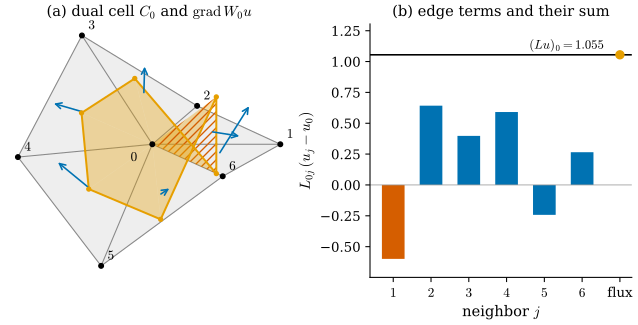

This chart was generated by the following Python code:
"""Figure 42.4.1: (L u)_i is the flux of the piecewise linear gradient out of the circumcentric dual cell (Section 42.4,
Proposition 42.4.1).

A planar star: center x_0 = (0, 0) and six neighbours; the triangles (0, 1, 2) and (0, 6, 1) have obtuse angles at x_2
and x_6 (115 and 127 degrees), so edge 01 is non-Delaunay (L_01 < 0) and the two pieces of the dual cell C_0 next to
edge 01 have negative signed area (hatched vermilion).
Values u = W_0 u with u_i = x_i^2 + 0.6 y_i (vertex values).
(a) the star (gray), the circumcentric dual cell C_0 (orange polygon through edge midpoints and circumcenters; the
    triangle pieces with negative signed area are hatched), and the gradient of W_0 u on every face (blue, scaled 0.25).
(b) the six edge terms L_0j (u_j - u_0) (bars; blue if L_0j > 0, vermilion if L_0j < 0) and their sum (L u)_0 (black
    line), compared with the flux computed segment by segment along the boundary of C_0 (orange dot).
Self-check: the sum of the segment fluxes (int over [m, c] of <grad u, n> with signed lengths) equals (L u)_0 to 1e-14,
the cell area equals dgdec.dual_areas(..., "circumcentric")[0].

Run from the project root:
``PYTHONPATH=tools python3 chapters/42-laplace-beltrami/figures/fig-42-4-1-dual-cell-flux.py``
"""

import dgdec as dd
import dgmesh as dm

import dgfig  # noqa: E402

dgfig.setup()

import matplotlib.pyplot as plt  # noqa: E402
import numpy as np  # noqa: E402
from matplotlib.patches import Polygon  # noqa: E402

col = dgfig.COLORS
nb = np.array([[1.0, 0.0], [0.35, 0.3], [-0.55, 0.85], [-1.05, -0.1], [-0.4, -0.95], [0.55, -0.25]])
V = np.c_[np.vstack([[0.0, 0.0], nb]), np.zeros(7)]
F = np.array([[0, k + 1, (k + 1) % 6 + 1] for k in range(6)])
assert np.all(dm.face_cross(V, F)[:, 2] > 0)
ang = dm.corner_angles(V, F)
assert ang[0, 2] > np.pi / 2 and ang[5, 1] > np.pi / 2   # obtuse at x_2 in (0, 1, 2) and at x_6 in (0, 6, 1)
assert dm.cotan_laplacian(V, F)[0, 1] < 0             # so edge 01 is non-Delaunay
u = V[:, 0] ** 2 + 0.6 * V[:, 1]
L = dm.cotan_laplacian(V, F)
C = dd.circumcenters(V, F)
J = np.array([[0.0, -1.0], [1.0, 0.0]])

# boundary of C_0 as the oriented chain sum_f [m_0j, c_f] + [c_f, m_0k]; flux of the constant face gradient
flux_total, pieces = 0.0, []
for f, (i, j, k) in enumerate(F):
    P = V[[i, j, k]][:, :2]
    g = dd.barycentric_gradients(V[[i, j, k]])[:, :2]
    grad = u[[i, j, k]] @ g
    mij, mik, c = 0.5 * (P[0] + P[1]), 0.5 * (P[0] + P[2]), C[f, :2]
    for a, b in ((mij, c), (c, mik)):
        seg = b - a
        flux_total += grad @ (-J @ seg)            # the outward side of a counterclockwise boundary is on the right
    pieces.append((P[0], mij, c, mik, grad, f))
assert abs(flux_total - (L @ u)[0]) < 1e-14
areas = [0.5 * ((m1 - x0)[0] * (c - x0)[1] - (m1 - x0)[1] * (c - x0)[0]) + 0.5 * ((c - x0)[0] * (m2 - x0)[1] - (c - x0)[1] * (m2 - x0)[0])
         for x0, m1, c, m2, _, _ in pieces]
assert abs(sum(areas) - dd.dual_areas(V, F, "circumcentric")[0]) < 1e-14
terms = [L[0, j] * (u[j] - u[0]) for j in range(1, 7)]
print("cotan weights L_0j:", np.round(L[0, 1:], 3), " (L u)_0 =", round(float((L @ u)[0]), 4),
      " cell area:", round(float(sum(areas)), 4), " Delta u = 2, A_0 * 2 =", round(2 * float(sum(areas)), 4))

fig, (axa, axb) = plt.subplots(1, 2, figsize=(6.8, 3.3), gridspec_kw={"width_ratios": [1.15, 1.0]})
for f in F:
    axa.fill(*V[f][:, :2].T, color="#EEEEEE", zorder=0)
for (a, b) in dm.edges(F):
    axa.plot(*V[[a, b]][:, :2].T, color="#888888", lw=0.8, zorder=1)
for x0, m1, c, m2, grad, f in pieces:
    for tri in ((x0, m1, c), (x0, c, m2)):
        T = np.array(tri)
        sgn = (T[1] - T[0])[0] * (T[2] - T[0])[1] - (T[1] - T[0])[1] * (T[2] - T[0])[0]
        if sgn > 0:
            axa.add_patch(Polygon(T, closed=True, facecolor=col["accent"], alpha=0.35, edgecolor="none", zorder=2))
        else:
            axa.add_patch(Polygon(T, closed=True, facecolor="none", hatch="////", edgecolor=col["normal"], lw=0.0,
                                  zorder=2))
    axa.plot([m1[0], c[0], m2[0]], [m1[1], c[1], m2[1]], color=col["accent"], lw=1.5, zorder=3)
    cen = V[F[f]][:, :2].mean(0)
    axa.annotate("", xy=cen + 0.25 * grad, xytext=cen, arrowprops=dict(arrowstyle="->", color=col["tangent"], lw=1.2), zorder=4)
axa.plot(*C[:, :2].T, "o", color=col["accent"], ms=3, zorder=5)
axa.plot(V[:, 0], V[:, 1], "o", color=col["main"], ms=3.5, zorder=6)
for idx in range(7):
    off = (0.05, 0.05) if idx else (-0.17, -0.13)
    axa.text(V[idx, 0] + off[0], V[idx, 1] + off[1], rf"${idx}$", fontsize=10, zorder=7)
axa.set_aspect("equal")
axa.set_axis_off()
axa.set_title(r"(a) dual cell $C_0$ and $\mathrm{grad}\, W_0u$", fontsize=11)

xs = np.arange(1, 7)
axb.bar(xs, terms, color=[col["tangent"] if L[0, j] > 0 else col["normal"] for j in range(1, 7)], width=0.6)
axb.set_ylim(min(min(terms), 0) - 0.15, max(max(terms), (L @ u)[0]) + 0.25)
axb.axhline((L @ u)[0], color=col["main"], lw=1.2)
axb.axhline(0, color="#999999", lw=0.6)
axb.plot([7], [flux_total], "o", color=col["accent"], ms=6)
axb.text(4.6, (L @ u)[0] + 0.05, rf"$(Lu)_0 = {(L @ u)[0]:.3f}$", fontsize=9.5)
axb.set_xticks(list(xs) + [7], [rf"${j}$" for j in xs] + ["flux"])
axb.set_xlabel(r"neighbor $j$")
axb.set_ylabel(r"$L_{0j}\,(u_j - u_0)$")
axb.set_title("(b) edge terms and their sum", fontsize=11)
axb.spines[["top", "right"]].set_visible(False)
fig.subplots_adjust(left=0.01, right=0.98, top=0.9, bottom=0.1, wspace=0.25)
dgfig.save(fig, __file__)
